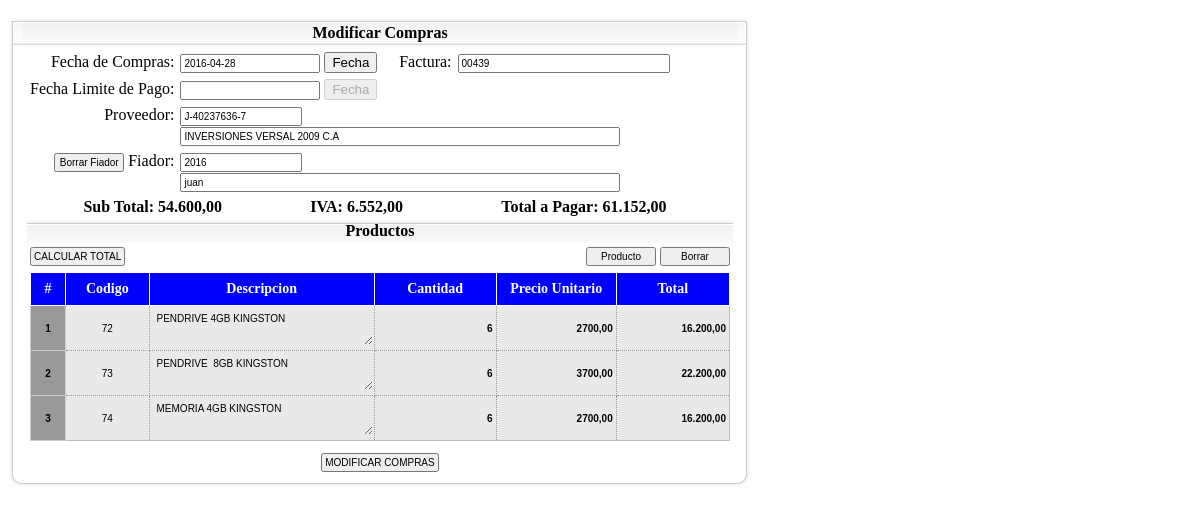
The app's page /modificar_compras.php?factura=00439 with its own data.
### tables this page shows
CREATE TABLE IF NOT EXISTS `compras` (
  `id_compras` int(11) NOT NULL AUTO_INCREMENT,
  `fecha` date DEFAULT NULL,
  `num_fac` varchar(11) DEFAULT NULL,
  `proveedor` varchar(20) DEFAULT NULL,
  `fiador` varchar(20) DEFAULT NULL,
  `fecha_limite` date DEFAULT NULL,
  `estatus` varchar(20) DEFAULT NULL,
  `subtotal` decimal(11,2) DEFAULT NULL,
  `iva` decimal(11,2) DEFAULT NULL,
  `total` decimal(11,2) DEFAULT NULL,
  PRIMARY KEY (`id_compras`),
  KEY `num_fac` (`num_fac`)
);

CREATE TABLE IF NOT EXISTS `proveedor` (
  `id_proveedor` int(11) NOT NULL AUTO_INCREMENT,
  `rif` varchar(12) NOT NULL,
  `nombre` varchar(100) DEFAULT NULL,
  `tipo` varchar(10) NOT NULL,
  `telefono` varchar(11) NOT NULL,
  `direccion` varchar(500) DEFAULT NULL,
  PRIMARY KEY (`id_proveedor`)
);

CREATE TABLE IF NOT EXISTS `compra_productos` (
  `id_compra_productos` int(11) NOT NULL AUTO_INCREMENT,
  `producto` int(11) NOT NULL,
  `precio` decimal(11,2) NOT NULL,
  `factura` varchar(11) NOT NULL,
  `cantidad` int(11) NOT NULL,
  `transaccion` varchar(50) DEFAULT NULL,
  PRIMARY KEY (`id_compra_productos`),
  KEY `factura` (`factura`)
);

CREATE TABLE IF NOT EXISTS `productos` (
  `id_productos` int(11) NOT NULL AUTO_INCREMENT,
  `marca` varchar(45) DEFAULT NULL,
  `modelo` varchar(45) DEFAULT NULL,
  `nombre` varchar(45) DEFAULT NULL,
  `descripcion` varchar(500) DEFAULT NULL,
  `tipo` varchar(20) NOT NULL,
  PRIMARY KEY (`id_productos`)
);

### modificar_compras.php (the view, shortened to what this page needs)
<?php require_once('Connections/conexion.php'); ?>
<?php
$editFormAction = $_SERVER['PHP_SELF'];
if (isset($_SERVER['QUERY_STRING'])) {
  $editFormAction .= "?" . htmlentities($_SERVER['QUERY_STRING']);
}
$nunFac=$_GET['factura'];
$query_compras = "SELECT * FROM compras where num_fac='$nunFac'";
$compras = mysql_query($query_compras, $conexion) or die(mysql_error());
$row_compras = mysql_fetch_assoc($compras);
$query_proveedor = "SELECT * FROM proveedor where rif='$row_compras[proveedor]'";
$proveedor = mysql_query($query_proveedor, $conexion) or die(mysql_error());
$row_proveedor = mysql_fetch_assoc($proveedor);
$query_proveedor2 = "SELECT * FROM proveedor where rif='$row_compras[fiador]'";
$proveedor2 = mysql_query($query_proveedor2, $conexion) or die(mysql_error());
$row_proveedor2 = mysql_fetch_assoc($proveedor2);
?>
<!DOCTYPE html PUBLIC "-//W3C//DTD XHTML 1.0 Transitional//EN" "http://www.w3.org/TR/xhtml1/DTD/xhtml1-transitional.dtd">
<html xmlns="http://www.w3.org/1999/xhtml">
<head>
<link href="css.css" rel="stylesheet" type="text/css" />
<link type="text/css" rel="stylesheet" href="css/custom-theme/jquery-ui-1.8.16.custom.css" charset="utf-8" />
<link type="text/css" rel="stylesheet" href="css/estilo.css" charset="utf-8" />
<link type="text/css" rel="stylesheet" href="css/prettyPhoto.css" media="screen" title="prettyPhoto main stylesheet" charset="utf-8" />
</head>
<body onload="totales_IVA()">
<form action="<?php echo $editFormAction; ?>" method="post" name="form1" id="form1" onsubmit="return validar()">
  <table align="left" border="0" cellspacing="0">
    <tbody>
      <tr>
        <td width="759"><table border="0" cellpadding="0" cellspacing="0" width="742">
          <tbody>
            <tr>
              <td align="left" height="1"><img src="imagenes/vc_esq_izq_sup.gif" alt="7" height="32" width="13" /></td>
              <td class="tituloDOSE_3" align="center" background="imagenes/v_back_sup.jpg" valign="center"><span class="negrita">Modificar Compras</span></td>
              <td align="right" height="1" width="12"><img src="imagenes/vc_esq_der_sup.gif" alt="6" height="32" width="13" /></td>
            </tr>
            <tr>
              <td background="imagenes/v_back_izq.gif" height="1" width="13"><img src="imagenes/v_back_izq.gif" alt="3" height="2" width="13" /></td>
              <td class="tituloDOSE_2"><table border="0" cellpadding="0" cellspacing="0">
                <tbody>
                  <tr>
                    <td align="center" width="140"><table cellpadding="3" cellspacing="0" width="689">
                      <tbody>
                        <tr>
                          <td width="140" align="right" valign="baseline" nowrap="nowrap">Fecha de Compras:</td>
                          <td width="217" valign="baseline"><input name="fecha" type="text" id="fecha" value="<?php echo $row_compras['fecha']; ?>" size="20" maxlength="10" readonly="readonly" />
                            <button type="submit" id="cal-button-1" title="Clic Para Escoger la fecha">Fecha</button>
						  </td>
                          <td width="49" align="right" valign="baseline" nowrap="nowrap">Factura:</td>
                          <td width="276" valign="baseline"><input type="text" name="num_fac" id="num_fac" value="<?php echo $row_compras['num_fac']; ?>" size="32" /></td>
                        </tr>
                        <tr>
                          <td align="right" valign="baseline" nowrap="nowrap">Fecha Limite de Pago:</td>
                          <td valign="baseline"><input name="fecha2"  type="text" id="fecha2" size="20" maxlength="10" value="<?php echo $row_compras['fecha_limite']; ?>" readonly="readonly" />
                            <button type="submit" disabled="disabled" id="botonfecha" name="botonfecha" title="Clic Para Escoger la fecha">Fecha</button>
						    </td>
                          <td align="left">&nbsp;</td>
                          <td align="left"></td>
                        </tr>
                        <tr>
                          <td align="right" valign="baseline" nowrap="nowrap">Proveedor:</td>
                          <td colspan="3" valign="baseline" class="gallery clearfix"><input name="rif" type="text" id="rif" value="<?php echo $row_compras['proveedor']; ?>" size="17" maxlength="12" readonly="readonly" /><input name="proveedor" id="proveedor" value="<?php echo $row_proveedor['nombre']; ?>" readonly="readonly" type="text" size="70" maxlength="46" />
                            <input type="hidden" name="TipoClasificacion" id="FlagCompras" value="C" /></td>
                        </tr>
                        <tr>
                          <td align="right" valign="baseline" nowrap="nowrap"><span class="gallery clearfix">
                            <input type="button" name="borrarf" class="btLista" value="Borrar Fiador" onclick="borrar();"  />
                          </span>Fiador:</td>
                          <td colspan="3" valign="baseline" class="gallery clearfix"><input value="<?php echo $row_compras['fiador']; ?>" name="rif2" id="rif2" readonly="readonly" type="text" size="17" maxlength="12" onclick="activarFecha()"  /><input name="proveedor2" id="proveedor2" readonly="readonly" type="text" size="70" maxlength="46" value="<?php echo $row_proveedor2['nombre']; ?>" />
                            <input type="hidden" name="FlagCompras" id="FlagCompras2" value="C" /></td>
                        </tr>
                        <tr>
                          <td colspan="4" align="center" class="negrita"><table width="699" border="0" cellpadding="0" cellspacing="0">
                            <tr>
                              <th scope="col"><div id="para1" class="negrita"/>Sub Total: <?=number_format($row_compras['subtotal'],"2",",",".");?></div></th>
                              <th scope="col"><div id="para2" class="negrita"/>IVA: <?=number_format($row_compras['iva'],"2",",",".");?></div></th>
                              <th scope="col"><div id="para3" class="negrita"/>
                              Total a Pagar: <?=number_format($row_compras['total'],"2",",",".")?></div></th>
                            </tr>
                          </table></td>
                        </tr>
                        <tr>
                          <td colspan="4" align="center" background="imagenes/v_back_sup.jpg" class="negrita">Productos</td>
                        </tr>
                        <tr>
                          <td class="tituloDOSE_2" align="left"><input id="addAll2" type="button" value="CALCULAR TOTAL" /></td>
                          <td valign="baseline">&nbsp;</td>
                          <td align="right" valign="baseline" nowrap="nowrap">&nbsp;</td>
                          <td valign="baseline" align="right"  class="gallery clearfix">
                            <input type="button" class="btLista" value="Producto" id="btItem" onclick="document.getElementById('aItem').click();"  />
                            <input type="button" class="btLista" value="Borrar" onclick="quitarLinea(this, 'detalles');"  /></td>
                        </tr>
                        <tr>
                          <td colspan="4" >
                          <table width="700" align="center" class="tblLista">
                            <thead>
                              <tr>
                                <th width="24">#</th>
                                <th width="79">Codigo</th>
                                <th width="281" >Descripcion</th>
                                <th  width="131">Cantidad</th>
                                <th  width="131">Precio Unitario</th>
                                <th  width="131">Total</th>
                              </tr>
                            </thead>
             <tbody id="lista_detalles" >
             <?php
             $sql = "SELECT * FROM compra_productos where factura='$nunFac' and transaccion!='ELIMINADO POR MODIFICACION'";
			$query = mysql_query($sql,$conexion) or die ($sql.mysql_error());
			$nrodetalles = 0;
			while ($field = mysql_fetch_array($query)) {
			$nrodetalles++;
				$sql2 = "SELECT * FROM productos where id_productos='$field[producto]' ";
				$query2 = mysql_query($sql2,$conexion) or die ($sql2.mysql_error());
				$field2 = mysql_fetch_array($query2);
				$formato = $field["precio"];
				$formato = str_replace(",","",$formato);
				$formato = str_replace(".",",",$formato);
				$total_producto=$field["precio"]*$field["cantidad"];
				$total_producto2=number_format($total_producto,"2",",",".");
				?>
                 <tr  class="trListaBody" onclick="mClk(this, 'sel_detalles');" id="detalles_<?=$nrodetalles?>" >
                                <th width="24" align="center"><?=$nrodetalles?></th>
                                <td width="79" align="center"><?=$field2["id_productos"]?><input type="hidden" name="id<?=$nrodetalles?>" class="cell2" style="text-align:center;" value="<?=$field["producto"]?>"/> </td>
                                <td width="281" ><textarea name="nombre<?=$nrodetalles?>" disabled="disabled" style="height:30px;" class="cell" onBlur="this.style.height='30px';" onFocus="this.style.height='60px';"  ><?=$field2["nombre"]?></textarea></td>
                                <td  width="131"><input type="text" name="Cantidad<?=$nrodetalles?>" id="Cantidad<?=$nrodetalles?>" onchange="sumaTotal(<?=$nrodetalles?>)" class="cell" style="text-align:right; font-weight:bold;" value="<?=$field["cantidad"]?>" /></td>
                                <td  width="131"><input type="text" name="costo<?=$nrodetalles?>" id="costo<?=$nrodetalles?>" class="cell" style="text-align:right; font-weight:bold;" value="<?=$formato;?>" onchange="sumaTotal2(<?=$nrodetalles?>)"  onFocus="numeroFocus(this);" onBlur="numeroBlur(this);" /></td>
                                <td  width="131"><input type="text" name="total<?=$nrodetalles?>" id="total<?=$nrodetalles?>" disabled="disabled"  class="amt" style="text-align:right; font-weight:bold; background-color:transparent; border:none; width:100%;" value="<?=$total_producto2?>"   />
                             </tr>
                             <?
							 }?>
                            </tbody>
                          </table>
                          </td>
                        </tr>
                        <tr >
                          <td colspan="4"></td>
                        </tr>
                        <tr>
                          <td colspan="4" align="center"><input id="addAll1" type="submit" value="MODIFICAR COMPRAS" /></td>
                        </tr>
                    </table></td>
                  </tr>
              </table></td>
              <td background="imagenes/v_back_der.gif" width="12">&nbsp;</td>
            </tr>
            <tr>
              <td align="left" height="1" width="13"><img src="imagenes/v_esq_izq_inf.gif" alt="5" height="12" width="13" /></td>
              <td background="imagenes/v_back_inf.gif" height="1" width="717"><img src="imagenes/v_back_inf.gif" alt="2" height="12" width="2" /></td>
              <td align="right" height="1" width="12"><img src="imagenes/v_esq_der_inf.gif" alt="4" height="12" width="13" /></td>
            </tr>
          </tbody>
        </table></td>
      </tr>
    </tbody>
  </table>
  <p>&nbsp;</p>
</form>
<p>&nbsp;</p>
</body>
</html>

### css.css (style rules this page uses)
.negrita { font-weight: bold; }
.trListaBody { background-color:#E9E9E9; }
.tblLista { border-collapse:collapse; border:solid 1px #BBBBBB; margin-left:auto; margin-right:auto; }

### css/estilo.css (style rules this page uses)
.tblLista { border-collapse:collapse; border:solid 1px #BBBBBB; margin-left:auto; margin-right:auto; }
.tblLista tbody td { padding:5px; border:1px dotted #999; }
.tblLista tbody th { padding:5px; background-color:#999; font-weight:bold; border:1px solid #CCC; }
.tblLista thead th { font-size: 14px; font-weight: bold; color: #FFFFFF; background-color: #0000FF; padding: 8px; border: 1px #FFF solid; }
.trListaBody { background-color:#E9E9E9; font-family: "Lucida Grande", Verdana, Arial, Helvetica, sans-serif; font-size:10px; height:20px; }
.btLista { width:70px; cursor:pointer; }
input { font-family: Arial, "Times New Roman", Times, serif; font-size: 10px; color:#000000; padding:2px; }
textarea { font-family: Arial, "Times New Roman", Times, serif; font-size: 10px; color:#000000; padding:2px; }
input:disabled, select:disabled, textarea:disabled { background:#DBDBDB; border:1px solid #999; padding:2px; }
.cell { width:100%; background-color:transparent; border:none; }
.cell:disabled { border:none; background-color:transparent; }

### records on screen
compras: fecha "2016-04-28", num_fac "00439", rif "J-40237636-7", rif2 "2016"
proveedor: proveedor "INVERSIONES VERSAL 2009 C.A"
proveedor: proveedor2 "juan"
compra_productos: productos.id_productos "72", nombre1 "PENDRIVE 4GB KINGSTON", Cantidad1 "6", precio "2700,00", total1 "16.200,00"
compra_productos: productos.id_productos "73", nombre "PENDRIVE 8GB KINGSTON", cantidad "6", precio "3700,00", total2 "22.200,00"
compra_productos: productos.id_productos "74", nombre "MEMORIA 4GB KINGSTON", cantidad "6", precio "2700,00", total3 "16.200,00"
